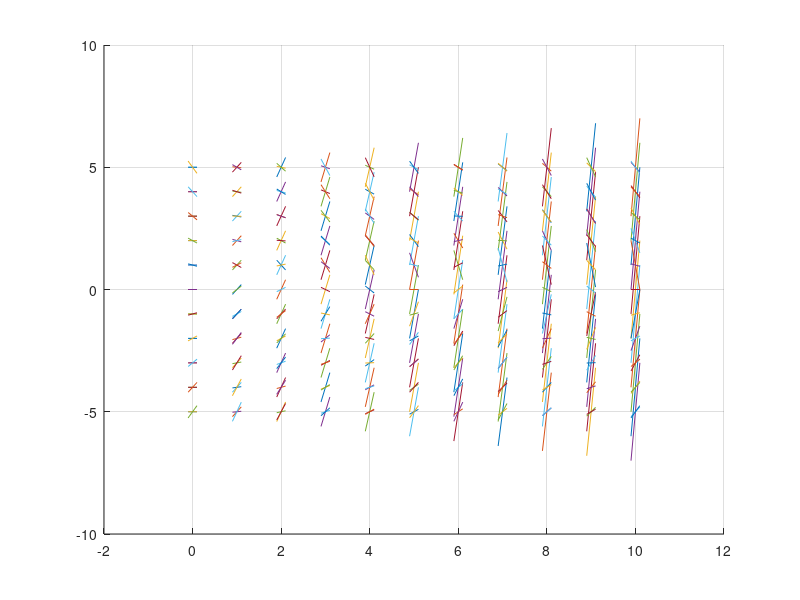

This chart was generated by the following MATLAB code:
% 1)

% Initialisierung

y = [-5:1:5]
t = [0:1:10]
dT = 0.1

% Programm

hold on
for i = 1: length(y)
for j = 1: length(t)
   dy = 2 * t(j)
   plot([t(j) - dT, t(j) + dT],[y(i) - dy * dT, y(i) + dy * dT])
end 
end
grid on



% 2)

% Initialisierung

y = [-5:1:5]
t = [0:1:10]
dT = 0.1

% Programm

hold on
for i = 1: length(y)
for j = 1: length(t)
   dy = -(t(j) / y(i))
   plot([t(j) - dT, t(j) + dT],[y(i) - dy * dT, y(i) + dy * dT])
end 
end
grid on




% 3)

% Initialisierung

y = [-5:1:5]
t = [0:1:10]
tau = 2
u0 = 3
T = 5
w = 2*pi/T
dT = 0.1

% Programm

hold on
for i = 1: length(y)
for j = 1: length(t)
   dy = (u0 * sin(w * t(j)) - y(i)) / tau
   plot([t(j) - dT, t(j) + dT],[y(i) - dy * dT, y(i) + dy * dT])
end 
end
grid on
